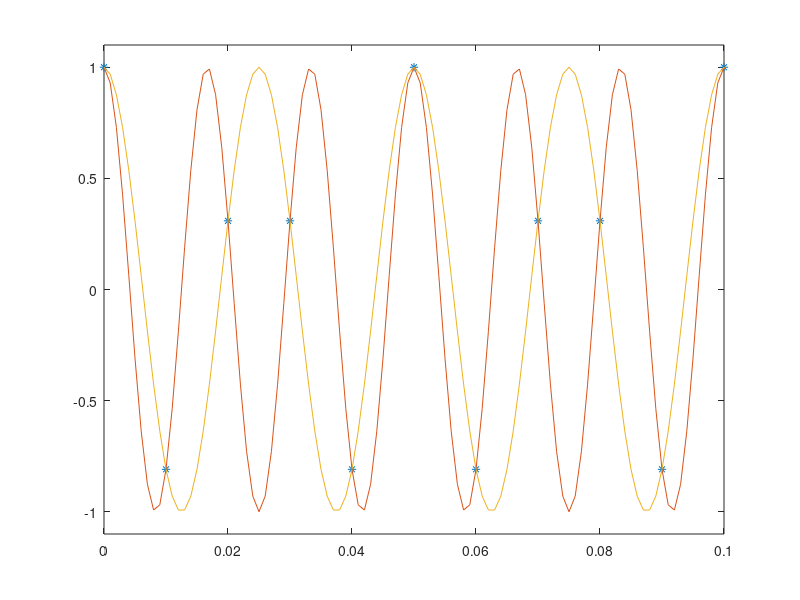

Reproduce this figure in MATLAB.
dur=1;
fc=100;
fc2=1000;
step=1/fc;
step2=1/fc2;
t=[0:step:dur-step];  %asse dei tempi
f=60;
f3=40;
t2=[0:step2:dur-step2];  
w=f*2*pi;
w3=f3*2*pi;
y=cos(w*t);
y2=cos(w*t2);
y3=cos(w3*t2);
plot(t,y,"*",t2,y2,t2,y3); 
   %vedo solo il primo decimo di secondo

%plot(t,y,"*",t2,y3);
axis([0 0.1 -1.1 1.1])
